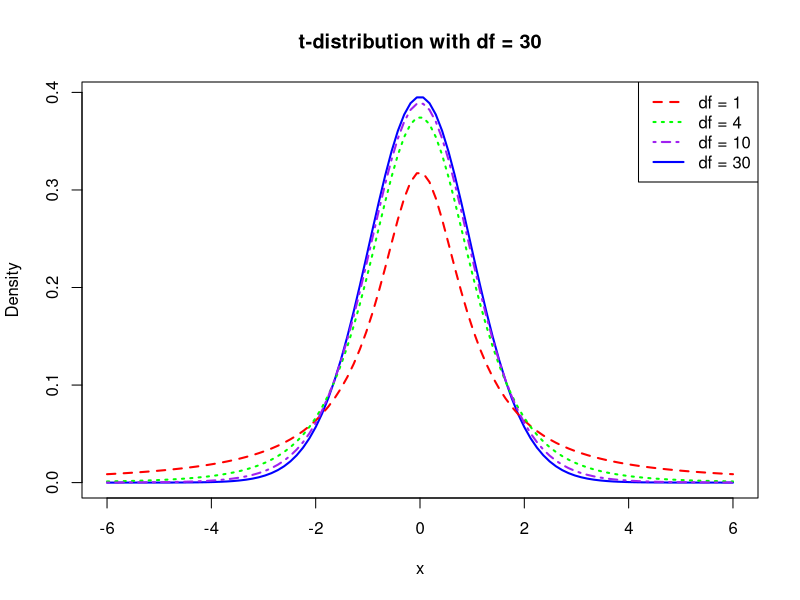

Write the R code that produced this figure.
# Step 1: Generate a vector of 100 values between -6 and 6
x <- seq(-6, 6, length.out = 100)

# Step 2: Use dt() function to get density values for different degrees of freedom
df1 <- dt(x, df = 1)   # t-distribution with df = 1
df4 <- dt(x, df = 4)   # t-distribution with df = 4
df10 <- dt(x, df = 10) # t-distribution with df = 10
df30 <- dt(x, df = 30) # t-distribution with df = 30

# Step 3: Plot the density function for df = 30
plot(x, df30, type = "l", col = "blue", lwd = 2, 
     main = "t-distribution with df = 30", 
     xlab = "x", ylab = "Density")

# Step 4: Comparison plot for different degrees of freedom
# Plot for df = 30 first (already plotted), then overlay others

# Add df = 1 (red)
lines(x, df1, col = "red", lwd = 2, lty = 2)  # dashed line

# Add df = 4 (green)
lines(x, df4, col = "green", lwd = 2, lty = 3)  # dotted line

# Add df = 10 (purple)
lines(x, df10, col = "purple", lwd = 2, lty = 4)  # dot-dash line

# Add legend for clarity
legend("topright", legend = c("df = 1", "df = 4", "df = 10", "df = 30"),
       col = c("red", "green", "purple", "blue"), lwd = 2, 
       lty = c(2, 3, 4, 1))
